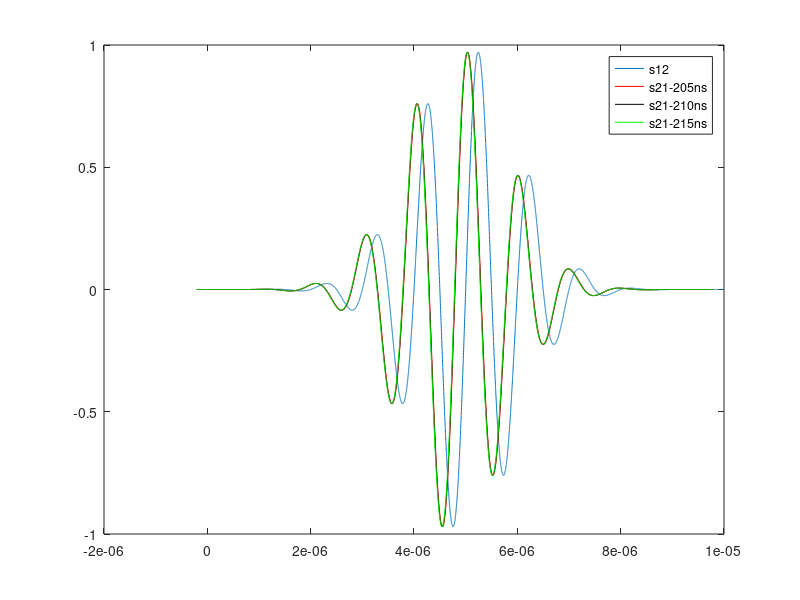

MATLAB code for this plot:
% Detection principle homework T2
a = 1e12;
tau = 5 * 1e-6;
f = 1e6;  % f =1Mhz
fs =  1e9; %sample frequency fs = 1Ghz
t = linspace(0,2*tau, 2*tau*fs);
s12 = sin(2*pi*f*t).*exp(-a*(t-tau).^2/2);

plot(t,s12)
% s21 is delay of s12, the time in this question
% is set as 205ns 210ns 215ns,
%draw four curve in one picture

hold on 
plot(t-205*1e-9, s12,'r') %s21_205
plot(t-210*1e-9, s12,'k') %s21_210
plot(t-215*1e-9, s12,'g') %s21_215

legend('s12','s21-205ns','s21-210ns','s21-215ns')
